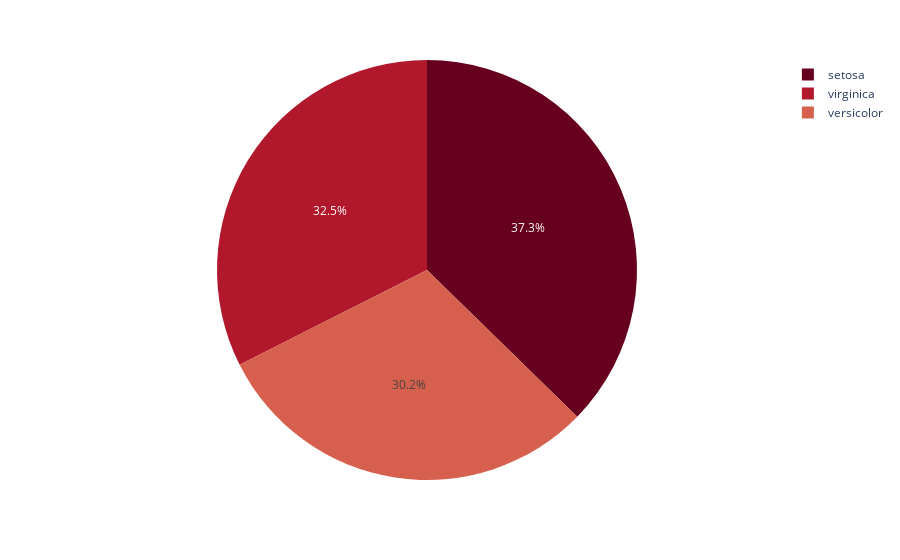

Notebook code for this chart:
### Markdown cell above
Que21. Using Plotly, create an interactive pie chart of randomly generated data, add labels and percentages, set 
the title as 'Interactive Pie Chart'.

### Code cell
df = px.data.iris()
 
fig = px.pie(df, values="sepal_width",
             names="species", 
             color_discrete_sequence=px.colors.sequential.RdBu)
fig.show()

### Figure 1 — Plotly figure (JSON) as saved in the notebook; plotly's stock layout.template omitted (floating-point values rounded to 4 significant figures; data arrays with more than 128 entries replaced by an {"elided": "..."} marker saying what was removed)
{"data": [{"domain": {"x": [0, 1], "y": [0, 1]}, "hovertemplate": "species=%{label}<br>sepal_width=%{value}<extra></extra>", "labels": {"elided": "150 str values"}, "legendgroup": "", "name": "", "showlegend": true, "type": "pie", "values": {"elided": "150 float values"}}], "layout": {"legend": {"tracegroupgap": 0}, "margin": {"t": 60}, "piecolorway": ["rgb(103,0,31)", "rgb(178,24,43)", "rgb(214,96,77)", "rgb(244,165,130)", "rgb(253,219,199)", "rgb(247,247,247)", "rgb(209,229,240)", "rgb(146,197,222)", "rgb(67,147,195)", "rgb(33,102,172)", "rgb(5,48,97)"]}}
